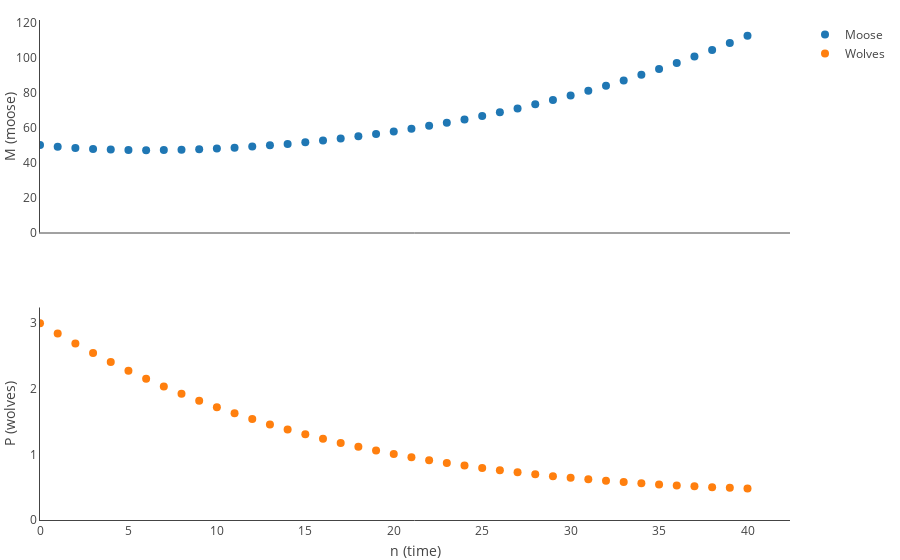

The code cell stored with this chart in its notebook:
### Markdown cell above
### Better yet, plot them!

### Code cell
initial_state = (50, 3)
state_list = [initial_state]
for n in range(40):
    next_state = f(*state_list[-1])
    state_list.append(next_state)

points = np.insert(state_list, 0, list(range(len(state_list))), axis=1)

figure, (prey, predators) = plt.make_figure(2, 1, shared_xaxes=True)
prey.axes_labels(None, "M (moose)")
prey.axes_ranges("tozero", "tozero")
predators.axes_labels(r"n (time)", "P (wolves)")
predators.axes_ranges("tozero", "tozero")
prey.timeseries = plt.points(points[:,(0,1)], name="Moose")
predators.timeseries = plt.points(points[:,(0,2)], name="Wolves")
figure

### Figure 1 — Plotly figure (JSON) as saved in the notebook; plotly's stock layout.template omitted (floating-point values rounded to 4 significant figures)
{"data": [{"marker": {"size": 8}, "mode": "markers", "name": "Moose", "type": "scatter", "x": [0, 1, 2, 3, 4, 5, 6, 7, 8, 9, 10, 11, 12, 13, 14, 15, 16, 17, 18, 19, 20, 21, 22, 23, 24, 25, 26, 27, 28, 29, 30, 31, 32, 33, 34, 35, 36, 37, 38, 39, 40], "xaxis": "x", "y": [50, 49.09, 48.36, 47.82, 47.44, 47.2, 47.11, 47.16, 47.32, 47.61, 48.01, 48.52, 49.14, 49.87, 50.7, 51.63, 52.66, 53.79, 55.03, 56.36, 57.81, 59.35, 61.01, 62.77, 64.64, 66.63, 68.73, 70.96, 73.31, 75.78, 78.39, 81.13, 84.01, 87.04, 90.21, 93.54, 97.02, 100.7, 104.5, 108.5, 112.6], "yaxis": "y"}, {"marker": {"size": 8}, "mode": "markers", "name": "Wolves", "type": "scatter", "x": [0, 1, 2, 3, 4, 5, 6, 7, 8, 9, 10, 11, 12, 13, 14, 15, 16, 17, 18, 19, 20, 21, 22, 23, 24, 25, 26, 27, 28, 29, 30, 31, 32, 33, 34, 35, 36, 37, 38, 39, 40], "xaxis": "x2", "y": [3, 2.841, 2.689, 2.544, 2.406, 2.275, 2.151, 2.033, 1.922, 1.817, 1.719, 1.625, 1.538, 1.456, 1.378, 1.306, 1.238, 1.174, 1.115, 1.059, 1.006, 0.9575, 0.9119, 0.8693, 0.8295, 0.7925, 0.758, 0.7259, 0.6961, 0.6685, 0.6428, 0.6192, 0.5974, 0.5773, 0.5589, 0.5421, 0.5268, 0.513, 0.5006, 0.4896, 0.48], "yaxis": "y2"}], "layout": {"xaxis": {"anchor": "y", "domain": [0, 1], "matches": "x2", "rangemode": "tozero", "showticklabels": false}, "xaxis2": {"anchor": "y2", "domain": [0, 1], "rangemode": "tozero", "title": {"text": "n (time)"}}, "yaxis": {"anchor": "x", "domain": [0.575, 1], "rangemode": "tozero", "title": {"text": "M (moose)"}}, "yaxis2": {"anchor": "x2", "domain": [0, 0.425], "rangemode": "tozero", "title": {"text": "P (wolves)"}}}}
